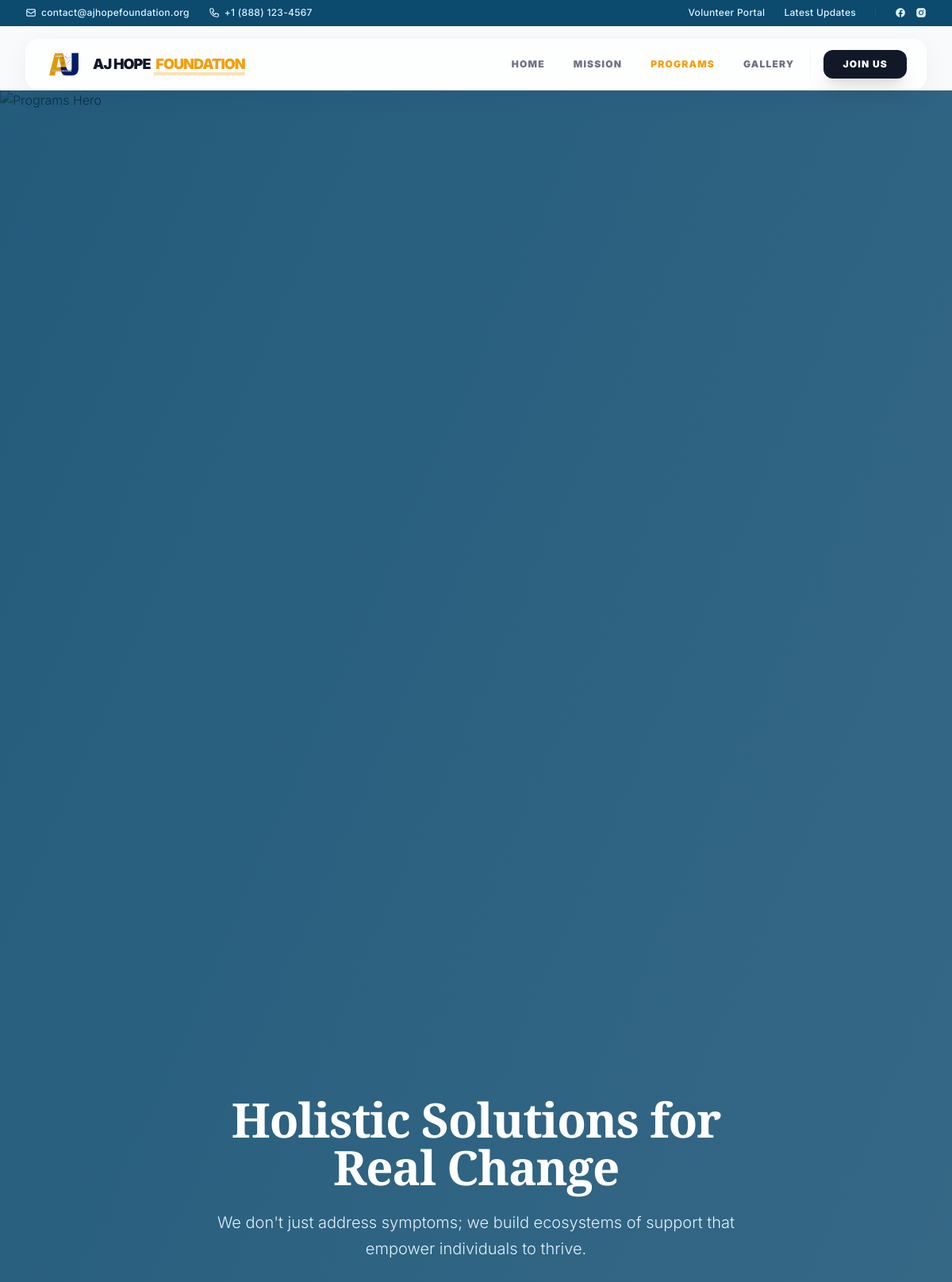
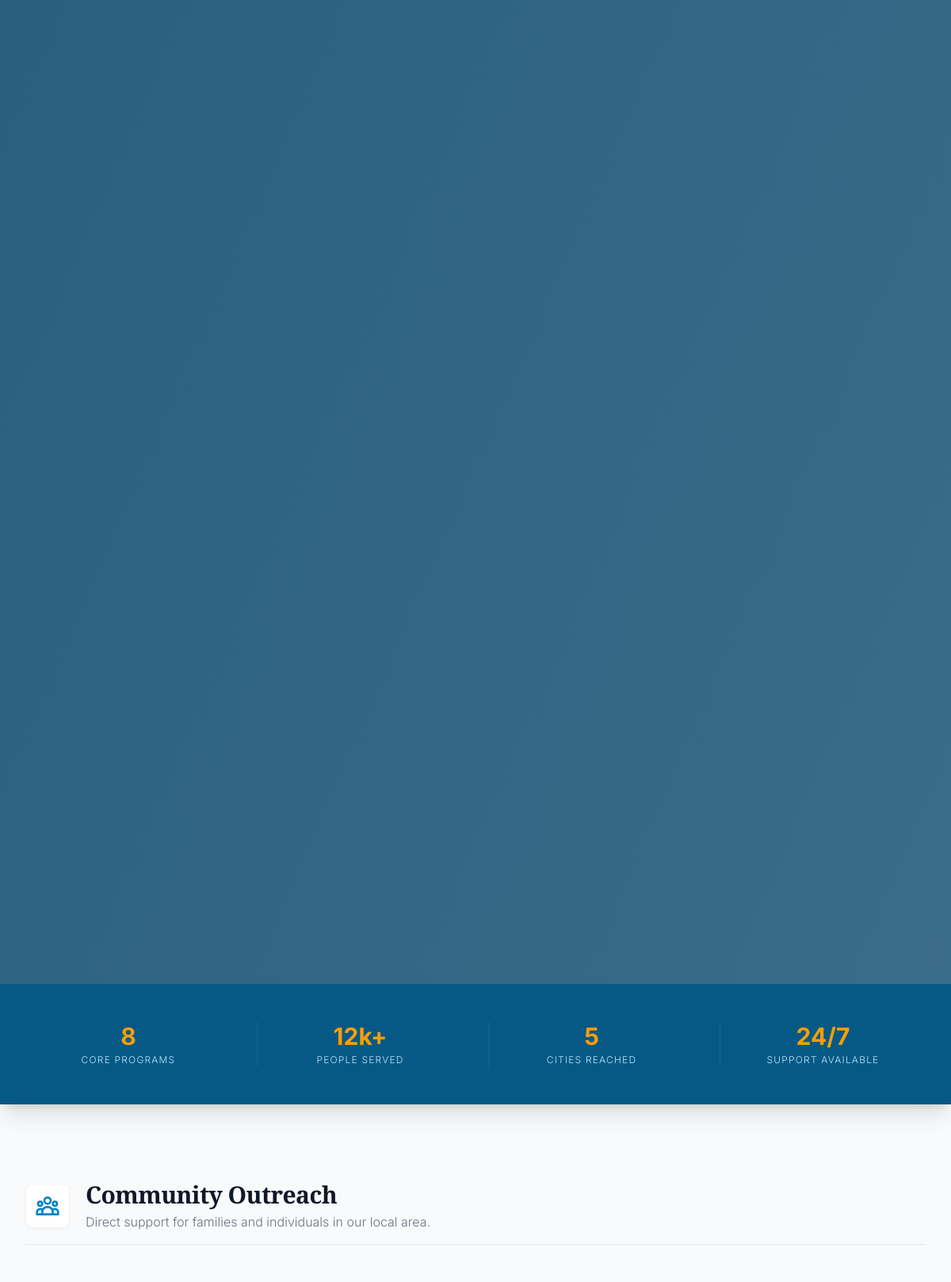
Screenshot of /programs/ (upper part) with the database file from the repository (2 pictures, top to bottom).
### pages/models.py (models this page shows, shortened)
class SiteSettings(models.Model):
    contact_email = models.EmailField(default='contact@ajhopefoundation.org')
    contact_phone = models.CharField(max_length=20, default='+1 (888) 123-4567')
    zelle_email = models.EmailField(default='ajhopefoundation@gmail.com')
    cashapp_tag = models.CharField(max_length=50, default='$ajhopefoundationgh')
    check_payable_to = models.CharField(max_length=100, default='AJ Hope Foundation')
    facebook_url = models.URLField(blank=True, null=True)
    instagram_url = models.URLField(blank=True, null=True)
    twitter_url = models.URLField(blank=True, null=True)
    linkedin_url = models.URLField(blank=True, null=True)
    headquarters_address = models.TextField(default='123 AJ HOPE Avenue, Faith Plaza, Springfield, IL 62704')
    office_hours = models.CharField(max_length=100, default='Mon-Fri, 9am - 5pm CST')
    mission_statement = models.TextField(default="To demonstrate God's love through practical service, sustainable development, and unwavering community support.")
    vision_statement = models.TextField(default="A city where no one is forgotten, and every person has the opportunity to fulfill their potential.")
    charity_navigator_url = models.URLField(blank=True, null=True)
    guidestar_url = models.URLField(blank=True, null=True)
    class Meta:
        verbose_name = "Site Settings"
        verbose_name_plural = "Site Settings"

class ProgramStat(models.Model):
    label = models.CharField(max_length=100)
    value = models.CharField(max_length=50)
    order = models.IntegerField(default=0)
    class Meta:
        ordering = ['order']

class ProgramCategory(models.Model):
    title = models.CharField(max_length=100)
    description = models.TextField()
    icon_svg = models.TextField(help_text="SVG path for the category icon")
    order = models.IntegerField(default=0)
    class Meta:
        verbose_name_plural = "Program Categories"
        ordering = ['order']

### pages/views.py (the view)
# urls.py: path('programs/', views.programs, name='programs'),
def programs(request):
    categories = ProgramCategory.objects.prefetch_related('programs').all()
    stats = ProgramStat.objects.all()
    past_programs = Program.objects.filter(is_completed=True).order_by('-completion_date')
    return render(request, 'pages/programs.html', {
        'categories': categories,
        'stats': stats,
        'past_programs': past_programs,
    })

### pages/context_processors.py (called while the page is built)
def site_settings(request):
    settings = SiteSettings.objects.first()
    if not settings:
        settings = SiteSettings.objects.create()
    return {
        'site_settings': settings
    }

### pages/templates/pages/programs.html (shortened to what this page needs)
{% extends 'base.html' %}
{% block content %}
<section class="relative h-[50vh] flex items-center justify-center overflow-hidden">
    <div class="absolute inset-0">
        <img class="w-full h-full object-cover"
            src="https://images.unsplash.com/photo-1488521787991-ed7bbaae773c?ixlib=rb-1.2.1&auto=format&fit=crop&w=1920&q=80"
            alt="Programs Hero">
        <div class="absolute inset-0 bg-brand-900/80 mix-blend-multiply"></div>
        <div class="absolute inset-0 bg-gradient-to-br from-brand-900/50 to-transparent"></div>
    </div>
    <div class="relative max-w-5xl mx-auto px-4 text-center text-white z-10">
        <h1 class="text-4xl md:text-6xl font-serif font-bold mb-6 leading-tight">Holistic Solutions for<br>Real Change
        </h1>
        <p class="text-xl text-brand-100 max-w-2xl mx-auto font-light leading-relaxed">
            We don't just address symptoms; we build ecosystems of support that empower individuals to thrive.
        </p>
    </div>
</section>
<section class="bg-brand-800 text-white py-12 relative z-20 shadow-xl">
    <div class="max-w-7xl mx-auto px-4 sm:px-6 lg:px-8">
        <div class="grid grid-cols-2 md:grid-cols-4 gap-8 text-center divide-x divide-brand-700">
            {% for stat in stats %}
            <div class="{% if not forloop.first %}border-l border-brand-700{% endif %}">
                <div class="text-3xl font-bold text-accent mb-1">{{ stat.value }}</div>
                <div class="text-xs uppercase tracking-widest text-brand-200">{{ stat.label }}</div>
            </div>
            {% endfor %}
        </div>
    </div>
</section>
<section class="py-24 bg-gray-50">
    <div class="max-w-7xl mx-auto px-4 sm:px-6 lg:px-8">
        {% for category in categories %}
        {% with active_programs=category.programs.all %}
        {% if active_programs %}
        <div class="mb-24">
            <div class="flex flex-col md:flex-row md:items-end justify-between mb-12 border-b border-gray-200 pb-4">
                <div class="flex items-center">
                    <div
                        class="w-14 h-14 bg-white shadow-sm border border-gray-100 text-brand-600 rounded-lg flex items-center justify-center mr-5">
                        <svg class="w-8 h-8" fill="none" stroke="currentColor" viewBox="0 0 24 24">
                            <path stroke-linecap="round" stroke-linejoin="round" stroke-width="2"
                                d="{{ category.icon_svg }}"></path>
                        </svg>
                    </div>
                    <div>
                        <h2 class="text-3xl font-serif font-bold text-gray-900">{{ category.title }}</h2>
                        <p class="text-gray-500 mt-1">{{ category.description }}</p>
                    </div>
                </div>
            </div>
        </div>
        {% endif %}
        {% endwith %}
        {% endfor %}
    </div>
</section>
{% endblock %}

### templates/base.html (shortened to what this page needs)
{% load static %}
<!DOCTYPE html>
<html lang="en">
<head>
    <script src="https://cdn.tailwindcss.com"></script>
</head>
<body class="bg-gray-50 text-slate-800 antialiased font-light selection:bg-brand-100 selection:text-brand-900">
    <div class="min-h-screen flex flex-col">
        <div id="top-bar"
            class="hidden lg:block bg-brand-900 text-brand-100 py-2 border-b border-brand-800/50 transition-all duration-300">
            <div
                class="max-w-7xl mx-auto px-4 sm:px-6 lg:px-8 flex justify-between items-center text-xs font-medium tracking-wide">
                <div class="flex items-center gap-6">
                    <span class="flex items-center gap-1.5 hover:text-white transition-colors">
                        <svg class="w-3.5 h-3.5" fill="none" stroke="currentColor" viewBox="0 0 24 24">
                            <path stroke-linecap="round" stroke-linejoin="round" stroke-width="2"
                                d="M3 8l7.89 5.26a2 2 0 002.22 0L21 8M5 19h14a2 2 0 002-2V7a2 2 0 00-2-2H5a2 2 0 00-2 2v10a2 2 0 002 2z">
                            </path>
                        </svg>
                        {{ site_settings.contact_email }}
                    </span>
                    <span class="flex items-center gap-1.5 hover:text-white transition-colors">
                        {{ site_settings.contact_phone }}
                    </span>
                </div>
                <div class="flex items-center gap-6">
                    <a href="{% url 'join' %}" class="hover:text-white transition-colors">Volunteer Portal</a>
                    <a href="{% url 'news' %}" class="hover:text-white transition-colors">Latest Updates</a>
                    <div class="flex items-center gap-3">
                        <a href="#" class="hover:text-white transition-colors"></a>
                        <a href="#" class="hover:text-white transition-colors"></a>
                    </div>
                </div>
            </div>
        </div>
        <nav id="navbar" class="sticky top-0 z-[100] transition-all duration-500 border-b border-transparent">
            <div class="max-w-7xl mx-auto px-4 sm:px-6 lg:px-8">
                <div
                    class="glass dark:bg-white/90 rounded-2xl flex justify-between h-16 items-center px-4 md:px-6 mt-2 md:mt-4 shadow-[0_8px_32px_rgba(0,0,0,0.05)] border-white/40">
                    <a href="{% url 'landing' %}" class="flex-shrink-0 flex items-center gap-3 group">
                        <img src="{% static 'img/logo.png' %}" alt="AJ HOPE FOUNDATION Logo"
                            class="h-10 w-auto group-hover:scale-110 transition-transform duration-500">
                        <div class="flex flex-col">
                            <span
                                class="text-base md:text-lg font-black text-gray-900 leading-none tracking-tighter uppercase antialiased">
                                AJ HOPE<span
                                    class="hidden sm:inline text-accent underline decoration-4 decoration-accent/30 underline-offset-4 ml-1">
                                    FOUNDATION</span>
                            </span>
                        </div>
                    </a>
                    <div class="hidden lg:flex items-center space-x-1">
                        {% with request.resolver_match.url_name as url_name %}
                        <a href="{% url 'landing' %}"
                            class="px-4 py-2 text-xs font-black uppercase tracking-widest {% if url_name == 'landing' %}text-accent{% else %}text-gray-500 hover:text-accent{% endif %} transition-colors">Home</a>
                        <a href="{% url 'about' %}"
                            class="px-4 py-2 text-xs font-black uppercase tracking-widest {% if url_name == 'about' %}text-accent{% else %}text-gray-500 hover:text-accent{% endif %} transition-colors">Mission</a>
                        <a href="{% url 'programs' %}"
                            class="px-4 py-2 text-xs font-black uppercase tracking-widest {% if url_name == 'programs' %}text-accent{% else %}text-gray-500 hover:text-accent{% endif %} transition-colors">Programs</a>
                        <a href="{% url 'gallery' %}"
                            class="px-4 py-2 text-xs font-black uppercase tracking-widest {% if url_name == 'gallery' %}text-accent{% else %}text-gray-500 hover:text-accent{% endif %} transition-colors">Gallery</a>
                        <div class="pl-4 ml-2 border-l border-gray-100 flex items-center gap-4">
                            <a href="{% url 'join' %}"
                                class="px-6 py-2.5 text-xs font-black text-white bg-gray-900 hover:bg-black rounded-xl shadow-xl hover:scale-105 transition-all uppercase tracking-widest">
                                Join Us
                            </a>
                        </div>
                        {% endwith %}
                    </div>
                </div>
            </div>
        </nav>
        <main class="flex-grow">
            {% block content %}{% endblock %}
        </main>
    </div>
</body>
</html>

### templates/base.html (style rules this page uses)
:root { --brand-900: #0c4a6e; --brand-950: #082f49; --accent: #f59e0b; }
body { font-family: 'Inter', sans-serif; scroll-behavior: smooth; }
h1, h2, h3, h4, h5, h6 { font-family: 'Outfit', sans-serif; letter-spacing: -0.02em; }
.font-serif { font-family: 'Merriweather', serif; }
.glass { background: rgba(255, 255, 255, 0.75); backdrop-filter: blur(16px) saturate(180%); -webkit-backdrop-filter: blur(16px) saturate(180%); border: 1px solid rgba(255, 255, 255, 0.3); }

### rows the page displays
SiteSettings: contact_email "contact@ajhopefoundation.org", contact_phone "+1 (888) 123-4567"
ProgramStat: value "8", label "CORE PROGRAMS"
ProgramStat: value "12k+", label "PEOPLE SERVED"
ProgramStat: value "5", label "CITIES REACHED"
ProgramStat: value "24/7", label "SUPPORT AVAILABLE"
ProgramCategory: title "Community Outreach", description "Direct support for families and individuals in our local area."
